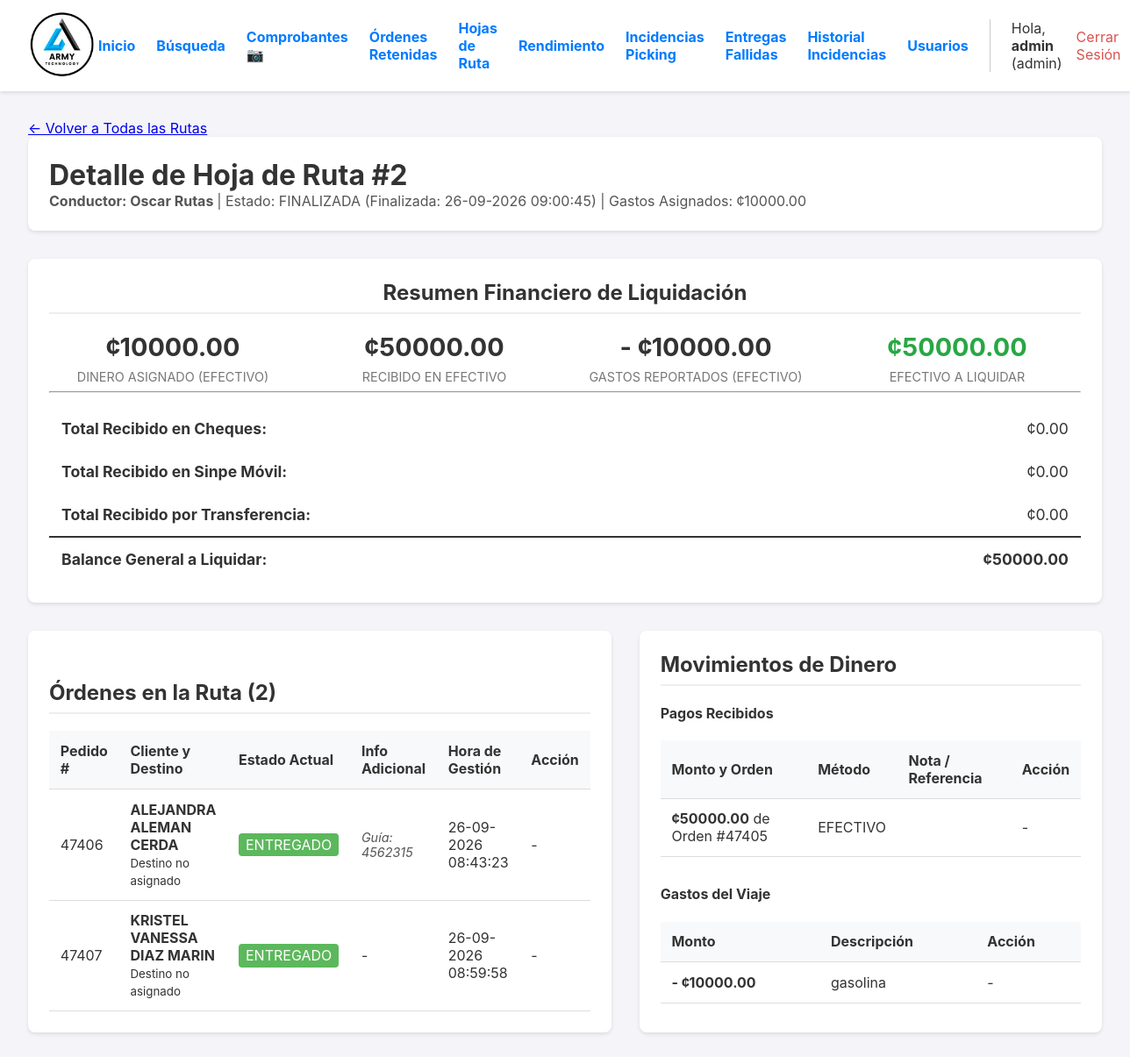
The page /ruta/2 (signed in) on the database its author committed.
### app.py (models this page shows, shortened)
class User(UserMixin, db.Model):
    id = db.Column(db.Integer, primary_key=True)
    username = db.Column(db.String(80), unique=True, nullable=False)
    password_hash = db.Column(db.String(256), nullable=False)
    role = db.Column(db.String(20), nullable=False, default='operario')

class HojaDeRuta(db.Model):
    __tablename__ = 'hoja_de_ruta'
    id = db.Column(db.Integer, primary_key=True)
    fecha_creacion = db.Column(db.DateTime, default=datetime.datetime.utcnow)
    estado = db.Column(db.String(20), nullable=False, default='EN_PREPARACION')
    gastos_asignados = db.Column(db.Float, nullable=False, default=0.0)
    ordenes = db.relationship('Orden', backref='hoja_de_ruta', lazy='dynamic')
    transacciones = db.relationship('Transaccion', backref='hoja_de_ruta', lazy='dynamic', cascade="all, delete-orphan")
    gastos_viaje = db.relationship('GastoViaje', backref='hoja_de_ruta', lazy='dynamic', cascade="all, delete-orphan")
    fecha_finalizacion = db.Column(db.DateTime, nullable=True)
    tipo_entrega = db.Column(db.String(20), nullable=False, default='INTERNA') # Valores: 'INTERNA', 'EXTERNA'
    conductor_id = db.Column(db.Integer, db.ForeignKey('user.id'), nullable=True) # Ahora es opcional
    conductor = db.relationship('User', backref='hojas_de_ruta')
    nombre_transportista = db.Column(db.String(100), nullable=True) # Ej: "Guatex", "Cargo Expreso"
    nombre_receptor = db.Column(db.String(100), nullable=True)     # Nombre de la persona que recibe
    id_receptor = db.Column(db.String(50), nullable=True)          # DPI, Cédula, etc.

class Orden(db.Model):
    id = db.Column(db.Integer, primary_key=True)
    numero_pedido = db.Column(db.String(50), unique=True, nullable=False)
    cliente_nombre = db.Column(db.String(200), nullable=False)
    cliente_direccion = db.Column(db.String(300), nullable=True)
    estado = db.Column(db.String(30), nullable=False, default='PENDIENTE')
    fecha_creacion = db.Column(db.DateTime, nullable=False, default=datetime.datetime.utcnow)
    lote_id = db.Column(db.Integer, db.ForeignKey('lote_picking.id'), nullable=True)
    items = db.relationship('ItemOrden', backref='orden', lazy=True, cascade="all, delete-orphan")
    fecha_inicio_picking = db.Column(db.DateTime, nullable=True)
    fecha_fin_picking = db.Column(db.DateTime, nullable=True)
    fecha_fin_packing = db.Column(db.DateTime, nullable=True)
    fecha_despacho = db.Column(db.DateTime, nullable=True)
    packer_id = db.Column(db.Integer, db.ForeignKey('user.id', ondelete='SET NULL'), nullable=True)
    packer = db.relationship('User', foreign_keys=[packer_id])
    devolucion_confirmada = db.Column(db.Boolean, default=False, nullable=False)
    bultos = db.relationship('Bulto', backref='orden', cascade="all, delete-orphan")
    hoja_de_ruta_id = db.Column(db.Integer, db.ForeignKey('hoja_de_ruta.id'), nullable=True)
    destino_id = db.Column(db.Integer, db.ForeignKey('destino.id'), nullable=True)
    destino = db.relationship('Destino', backref='ordenes')
    guia_encomienda = db.Column(db.String(100), nullable=True)
    nota_entrega = db.Column(db.Text, nullable=True)
    fecha_entrega_final = db.Column(db.DateTime, nullable=True)
    nota_bodega = db.Column(db.Text, nullable=True)
    foto_guia_url = db.Column(db.String(500), nullable=True)

class Transaccion(db.Model):
    __tablename__ = 'transaccion'
    id = db.Column(db.Integer, primary_key=True)
    hoja_de_ruta_id = db.Column(db.Integer, db.ForeignKey('hoja_de_ruta.id'), nullable=False)
    orden_id = db.Column(db.Integer, db.ForeignKey('orden.id'), nullable=True) # <-- Asegúrate de que sea nullable=True
    orden = db.relationship('Orden')
    monto_recibido = db.Column(db.Float, nullable=False)
    metodo_pago = db.Column(db.String(30), nullable=False, default='EFECTIVO')
    nota = db.Column(db.Text, nullable=True)
    fecha_registro = db.Column(db.DateTime, default=datetime.datetime.utcnow)

class GastoViaje(db.Model):
    __tablename__ = 'gasto_viaje'
    id = db.Column(db.Integer, primary_key=True)
    hoja_de_ruta_id = db.Column(db.Integer, db.ForeignKey('hoja_de_ruta.id'), nullable=False)
    monto_gastado = db.Column(db.Float, nullable=False)
    descripcion = db.Column(db.Text, nullable=False)
    fecha_registro = db.Column(db.DateTime, default=datetime.datetime.utcnow)

### app.py (the view)
@app.route('/ruta/<int:ruta_id>')
@login_required
@logistica_required
def detalle_ruta(ruta_id):
    ruta_query = db.select(HojaDeRuta).where(HojaDeRuta.id == ruta_id).options(joinedload(HojaDeRuta.conductor))
    ruta = db.session.execute(ruta_query).scalar_one_or_none()
    if not ruta:
        abort(404)
    ordenes_asignadas = db.session.execute(db.select(Orden).where(Orden.hoja_de_ruta_id == ruta.id).options(joinedload(Orden.destino)).order_by(Orden.numero_pedido)).scalars().all()
    ordenes_disponibles = []
    if ruta.estado == 'EN_PREPARACION':
        ordenes_disponibles = db.session.execute(db.select(Orden).filter(Orden.estado == 'LISTO_PARA_DESPACHO', Orden.hoja_de_ruta_id.is_(None)).order_by(Orden.fecha_creacion.asc())).scalars().all()
    transacciones_ruta = db.session.execute(db.select(Transaccion).where(Transaccion.hoja_de_ruta_id == ruta.id)).scalars().all()
    gastos_ruta = db.session.execute(db.select(GastoViaje).where(GastoViaje.hoja_de_ruta_id == ruta.id)).scalars().all()
    total_recibido = 0
    desglose_pagos = {'EFECTIVO': 0.0, 'CHEQUE': 0.0, 'SINPE_MOVIL': 0.0, 'TRANSFERENCIA_BANCARIA': 0.0}
    for t in transacciones_ruta:
        total_recibido += t.monto_recibido
        if t.metodo_pago in desglose_pagos:
            desglose_pagos[t.metodo_pago] += t.monto_recibido
    total_gastado = sum(g.monto_gastado for g in gastos_ruta)
    balance = (ruta.gastos_asignados + total_recibido) - total_gastado
    return render_template(
        'detalle_ruta.html',
        ruta=ruta,
        ordenes_asignadas=ordenes_asignadas,
        ordenes_disponibles=ordenes_disponibles,
        transacciones=transacciones_ruta,
        gastos=gastos_ruta,
        total_recibido=total_recibido,
        desglose_pagos=desglose_pagos,
        total_gastado=total_gastado,
        balance=balance
    )

### templates/detalle_ruta.html (shortened to what this page needs)
{% extends "layout.html" %}
{% block content %}
<a href="{{ url_for('gestionar_rutas') }}" class="back-link">← Volver a Todas las Rutas</a>
<div class="ruta-header">
    <div>
        <h1>Detalle de Hoja de Ruta #{{ ruta.id }}</h1>
        <p style="margin:0; color:#555;">
            <strong>
                {% if ruta.tipo_entrega == 'INTERNA' %}
                    Conductor: {{ ruta.conductor.username if ruta.conductor else 'N/A' }}
                {% else %}
                    Transportista: {{ ruta.nombre_transportista }}
                {% endif %}
            </strong> |
            Estado: {{ ruta.estado.replace('_', ' ') }}
            {% if ruta.fecha_finalizacion %}
                (Finalizada: {{ ruta.fecha_finalizacion|localtime }})
            {% endif %}
            | Gastos Asignados: ¢{{ '%.2f'|format(ruta.gastos_asignados) }}
        </p>
    </div>
</div>
<div class="grid-column resumen-financiero">
    <h2>Resumen Financiero de Liquidación</h2>
    <div class="resumen-grid">
        <div><div class="valor">¢{{ '%.2f'|format(ruta.gastos_asignados) }}</div><div class="etiqueta">Dinero Asignado (Efectivo)</div></div>
        <div><div class="valor">¢{{ '%.2f'|format(desglose_pagos.EFECTIVO) }}</div><div class="etiqueta">Recibido en Efectivo</div></div>
        <div><div class="valor">- ¢{{ '%.2f'|format(total_gastado) }}</div><div class="etiqueta">Gastos Reportados (Efectivo)</div></div>
        <div>
            {% set efectivo_a_liquidar = ruta.gastos_asignados + desglose_pagos.EFECTIVO - total_gastado %}
            <div class="valor {{ 'balance-positivo' if efectivo_a_liquidar >= 0 else 'balance-negativo' }}">¢{{ '%.2f'|format(efectivo_a_liquidar) }}</div>
            <div class="etiqueta">Efectivo a Liquidar</div>
        </div>
    </div>
    <hr>
    <table style="text-align: left; margin-top: 1rem; font-size: 1.1rem; border: none;">
        <tr style="border: none;"><td style="border: none;"><strong>Total Recibido en Cheques:</strong></td><td style="text-align: right; border: none;">¢{{ '%.2f'|format(desglose_pagos.CHEQUE) }}</td></tr>
        <tr style="border: none;"><td style="border: none;"><strong>Total Recibido en Sinpe Móvil:</strong></td><td style="text-align: right; border: none;">¢{{ '%.2f'|format(desglose_pagos.SINPE_MOVIL) }}</td></tr>
        <tr style="border: none;"><td style="border: none;"><strong>Total Recibido por Transferencia:</strong></td><td style="text-align: right; border: none;">¢{{ '%.2f'|format(desglose_pagos.TRANSFERENCIA_BANCARIA) }}</td></tr>
        <tr style="border-top: 2px solid #333; font-weight: bold;"><td style="border: none;">Balance General a Liquidar:</td><td style="text-align: right; border: none;">¢{{ '%.2f'|format(balance) }}</td></tr>
    </table>
</div>
<div class="ruta-grid" style="margin-top: 2rem;">
    <div class="grid-column">
        <h2 style="margin-top: 2rem;">Órdenes en la Ruta ({{ ordenes_asignadas|length }})</h2>
        {% if ordenes_asignadas %}
        <table>
            <thead>
                <tr>
                    <th>Pedido #</th>
                    <th>Cliente y Destino</th>
                    <th>Estado Actual</th>
                    <th>Info Adicional</th>
                    <th>Hora de Gestión</th>
                    <th>Acción</th>
                </tr>
            </thead>
            <tbody>
                {% for orden in ordenes_asignadas %}
                <tr>
                    <td>{{ orden.numero_pedido }}</td>
                    <td>
                        <strong>{{ orden.cliente_nombre }}</strong><br>
                        <small>{{ orden.destino.nombre if orden.destino else 'Destino no asignado' }}</small>
                    </td>
                    <td><span class="estado-{{ orden.estado }}">{{ orden.estado.replace('_', ' ') }}</span></td>
                    <td>
                        {% if orden.guia_encomienda %}
                            <div class="guia-info">Guía: {{ orden.guia_encomienda }}</div>
                        {% endif %}
                        {% if not orden.guia_encomienda and not orden.foto_guia_url %}
                            -
                        {% endif %}
                    </td>
                    <td>
                        {{ orden.fecha_entrega_final|localtime if orden.fecha_entrega_final else '-' }}
                    </td>
                    <td>
                        {% if ruta.estado == 'EN_PREPARACION' %}
                        <form action="{{ url_for('quitar_orden_de_ruta', orden_id=orden.id) }}" method="POST" onsubmit="return confirm('¿Quitar esta orden de la ruta?');">
                            <button type="submit" class="remove-btn">Quitar</button>
                        </form>
                        {% else %}
                            -
                        {% endif %}
                    </td>
                </tr>
                {% endfor %}
            </tbody>
        </table>
        {% else %}
        <p>Aún no se han añadido órdenes a esta hoja de ruta.</p>
        {% endif %}
    </div>
    <div class="grid-column">
        <h2>Movimientos de Dinero</h2>
        <h4>Pagos Recibidos</h4>
        {% if transacciones %}
            <table>
                <thead><tr><th>Monto y Orden</th><th>Método</th><th>Nota / Referencia</th><th>Acción</th></tr></thead>
                <tbody>
                {% for t in transacciones %}
                    <tr>
                        <td><strong>¢{{ '%.2f'|format(t.monto_recibido) }}</strong> {% if t.orden %}de Orden #{{ t.orden.numero_pedido }}{% else %}(Cobro Adicional){% endif %}</td>
                        <td>{{ t.metodo_pago.replace('_', ' ') }}</td>
                        <td><small>{{ t.nota or '' }}</small></td>
                        <td>
                            {% if current_user.role == 'admin' and ruta.estado not in ['FINALIZADA', 'ARCHIVADA'] %}
                                <a href="{{ url_for('editar_transaccion', transaccion_id=t.id) }}" class="action-btn" style="background-color: #f0ad4e; font-size: 12px; padding: 4px 8px;">Editar</a>
                                <form action="{{ url_for('borrar_transaccion', transaccion_id=t.id) }}" method="POST" style="display: inline;" onsubmit="return confirm('¿Eliminar este registro de pago?');">
                                    <button type="submit" class="remove-btn" style="font-size: 12px; padding: 4px 8px;">Borrar</button>
                                </form>
                            {% else %}
                                -
                            {% endif %}
                        </td>
                    </tr>
                {% endfor %}
                </tbody>
            </table>
        {% else %}
            <p>No se han registrado pagos.</p>
        {% endif %}
        <h4 style="margin-top: 2rem;">Gastos del Viaje</h4>
    {% if gastos %}
        <table>
            <thead><tr><th>Monto</th><th>Descripción</th><th>Acción</th></tr></thead>
            <tbody>
            {% for g in gastos %}
                <tr>
                    <td><strong>- ¢{{ '%.2f'|format(g.monto_gastado) }}</strong></td>
                    <td>{{ g.descripcion }}</td>
                    <td>
                    {% if current_user.role == 'admin' and ruta.estado not in ['FINALIZADA', 'ARCHIVADA'] %}
                        <a href="{{ url_for('editar_gasto', gasto_id=g.id) }}" class="action-btn" style="background-color: #f0ad4e; font-size: 12px; padding: 4px 8px;">Editar</a>
                         <form action="{{ url_for('borrar_gasto', gasto_id=g.id) }}" method="POST" style="display: inline;" onsubmit="return confirm('¿Eliminar este registro de gasto?');">
                            <button type="submit" class="remove-btn" style="font-size: 12px; padding: 4px 8px;">Borrar</button>
                        </form>
                    {% else %}
                        -
                    {% endif %}
                    </td>
                </tr>
            {% endfor %}
            </tbody>
        </table>
    {% else %}
        <p>No se han registrado gastos.</p>
    {% endif %}
    </div>
</div>
{% endblock %}

### templates/layout.html (shortened to what this page needs)
<!DOCTYPE html>
<html lang="es">
<head>
</head>
<body>
    <header>
        <div class="logo">
            <a href="{{ url_for('dashboard') }}">
                <img src="{{ url_for('static', filename='img/logo.png') }}" alt="Logo de la Empresa">
            </a>
        </div>
        <nav class="nav">
             {% if current_user.is_authenticated %}
                {% if current_user.role == 'admin' %}
                    <div class="nav-admin-links">
                        <a href="{{ url_for('dashboard') }}">Inicio</a>
                        <a href="{{ url_for('reportes_y_busqueda') }}">Búsqueda</a>
                        <a href="{{ url_for('galeria_comprobantes') }}">Comprobantes 📷</a>
                        <a href="{{ url_for('ordenes_retenidas') }}">Órdenes Retenidas</a>
                        <a href="{{ url_for('gestionar_rutas') }}">Hojas de Ruta</a>
                        <a href="{{ url_for('reporte_operarios') }}">Rendimiento</a>
                        <a href="{{ url_for('gestionar_incidencias') }}" class="nav-link-with-badge">
                            Incidencias Picking
                        </a>
                        <a href="{{ url_for('gestionar_entregas_fallidas') }}" class="nav-link-with-badge">
                            Entregas Fallidas
                        </a>
                        <a href="{{ url_for('historial_incidencias') }}">Historial Incidencias</a>
                        <a href="{{ url_for('gestionar_usuarios') }}">Usuarios</a>
                    </div>
                {% endif %}
                <div class="user-info">
                    <span>Hola, <strong>{{ current_user.username }}</strong> ({{ current_user.role }})</span>
                    <a href="{{ url_for('logout') }}" style="color: #d9534f;">Cerrar Sesión</a>
                </div>
             {% endif %}
        </nav>
    </header>
    <main>
        {% block content %}{% endblock %}
    </main>
</body>
</html>

### rows shown on the page
User: username "admin", role "admin"
HojaDeRuta: id "2", estado.replace "FINALIZADA", fecha_finalizacion "26-09-2026 09:00:45", gastos_asignados "10000.00"
User: conductor "Oscar Rutas"
Orden: numero_pedido "47406", cliente_nombre "ALEJANDRA ALEMAN CERDA", destino "Destino no asignado", estado.replace "ENTREGADO", guia_encomienda "4562315", fecha_entrega_final "26-09-2026 08:43:23"
Orden: numero_pedido "47407", cliente_nombre "KRISTEL VANESSA DIAZ MARIN", destino "Destino no asignado", estado.replace "ENTREGADO", fecha_entrega_final "26-09-2026 08:59:58"
Transaccion: monto_recibido "50000.00", orden.numero_pedido "47405", metodo_pago.replace "EFECTIVO"
GastoViaje: monto_gastado "10000.00", descripcion "gasolina"

### other values the page prints
{{ '%.2f'|format(desglose_pagos.EFECTIVO) }} "50000.00"
{{ '%.2f'|format(total_gastado) }} "10000.00"
{{ '%.2f'|format(efectivo_a_liquidar) }} "50000.00"
{{ '%.2f'|format(desglose_pagos.CHEQUE) }} "0.00"
{{ '%.2f'|format(desglose_pagos.SINPE_MOVIL) }} "0.00"
{{ '%.2f'|format(desglose_pagos.TRANSFERENCIA_BANCARIA) }} "0.00"
{{ '%.2f'|format(balance) }} "50000.00"
{{ ordenes_asignadas|length }} "2"
